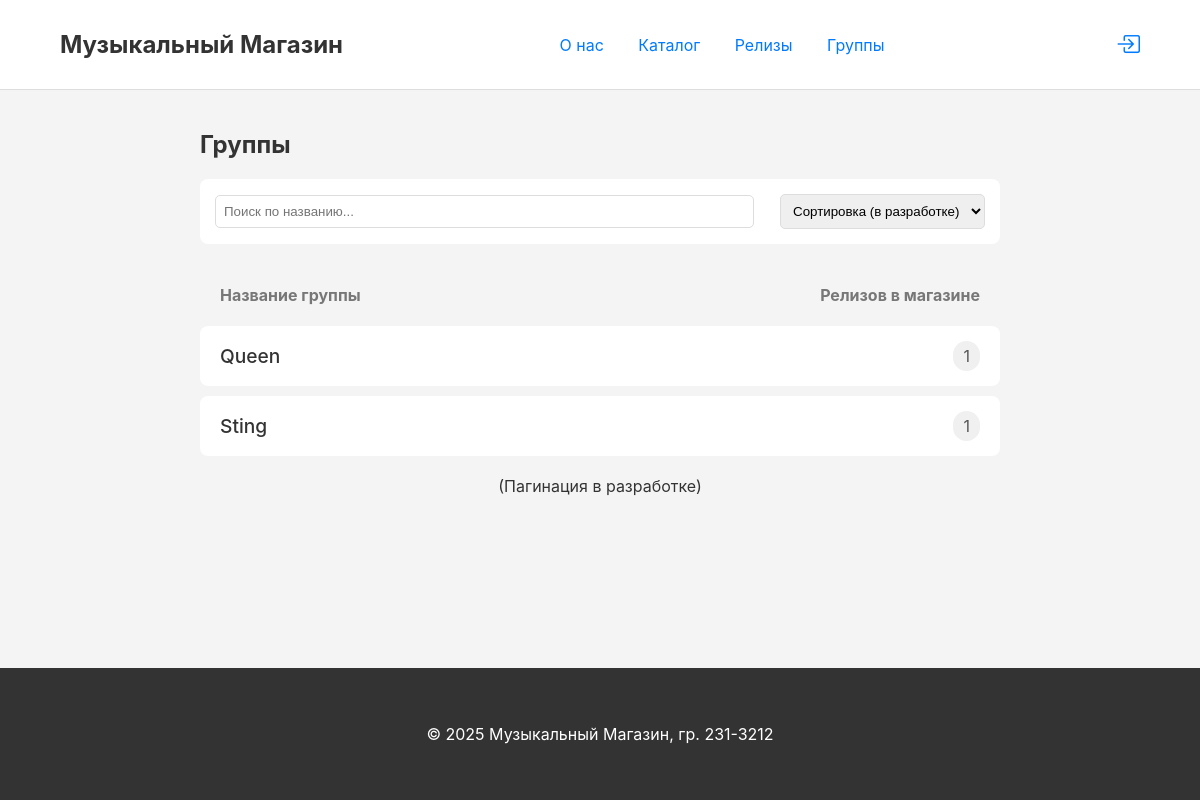
Page /bands on the earlier database version.
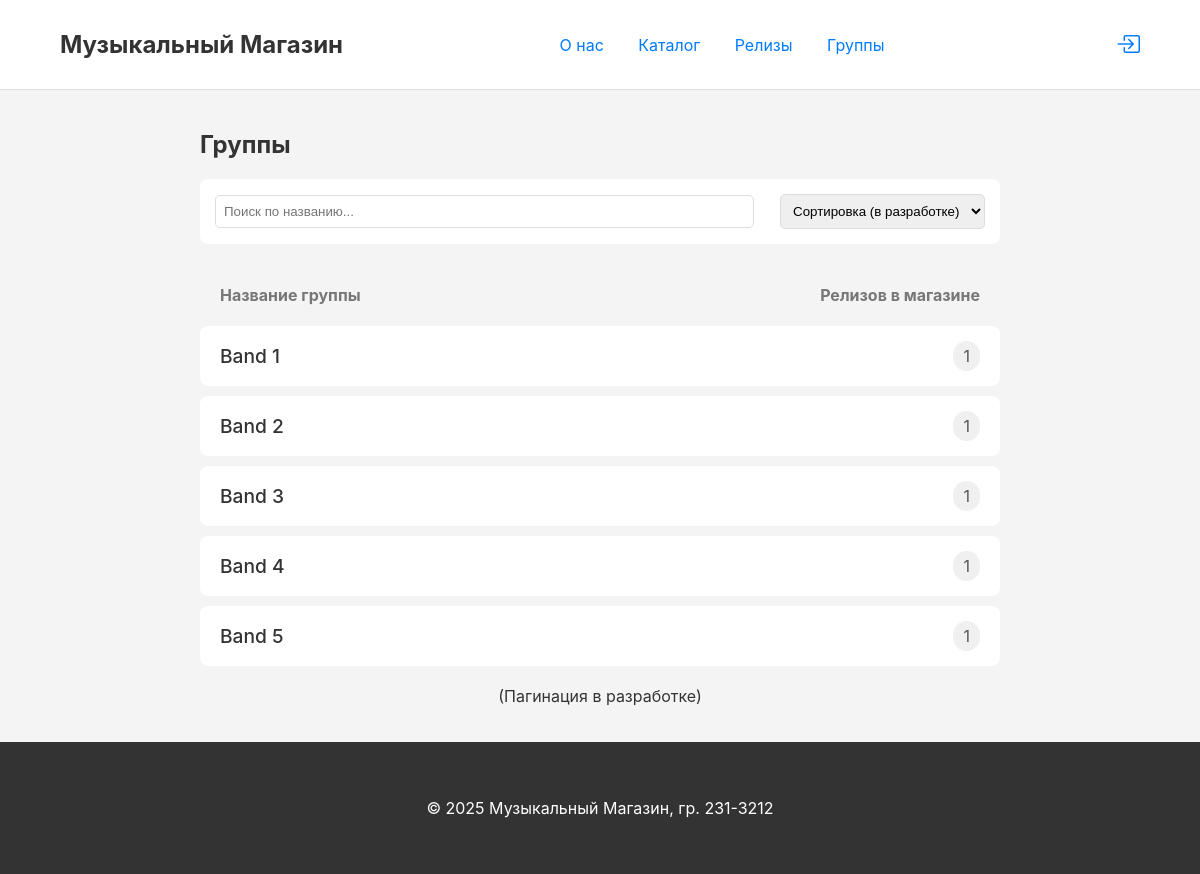
Same page on the later database version.
### app/models.py (models this page shows)
class Band(db.Model):
    __tablename__ = 'bands'
    id = db.Column(db.Integer, primary_key=True)
    name = db.Column(db.String(150), nullable=False)
    bio = db.Column(db.Text)
    genre_id = db.Column(db.Integer, db.ForeignKey('genres.id'))
    members = db.relationship('Artist', secondary=band_members, back_populates='bands')
    compositions = db.relationship('Composition', backref='author_band', lazy='dynamic')
    releases = db.relationship('Release', backref='band', lazy='dynamic')

### app/routes.py (the view)
@app.route('/bands')
def bands_list():
    bands = Band.query.limit(8).all()
    return render_template('bands_list.html', title='Группы', bands=bands)

### app/templates/bands_list.html
{% extends "base.html" %}
{% block content %}
<div class="bands-list-container">
    <h2>Группы</h2>
    <div class="search-sort-bar">
         <input type="search" placeholder="Поиск по названию...">
         <select><option>Сортировка (в разработке)</option></select>
    </div>
    <div class="band-list-header" style="display: flex; justify-content: space-between; padding: 0 20px; color: #777;">
        <h4>Название группы</h4>
        <h4>Релизов в магазине</h4>
    </div>
    {% for band in bands %}
        <a href="{{ url_for('band_detail', id=band.id) }}" style="text-decoration: none; color: inherit;">
            <div class="band-row">
                <span class="band-row-name">{{ band.name }}</span>
                <span class="band-row-count">{{ band.releases.count() }}</span>
            </div>
        </a>
    {% endfor %}
</div>
<div class="pagination" style="margin-top: 20px; text-align: center;">
    <p>(Пагинация в разработке)</p>
</div>
{% endblock %}

Differences in the rows shown:
removed Band: name "Queen", releases.count "1"
removed Band: name "Sting", releases.count "1"
added Band: name "Band 1", releases.count "1"
added Band: name "Band 2", releases.count "1"
added Band: name "Band 3", releases.count "1"
added Band: name "Band 4", releases.count "1"
added Band: name "Band 5", releases.count "1"
